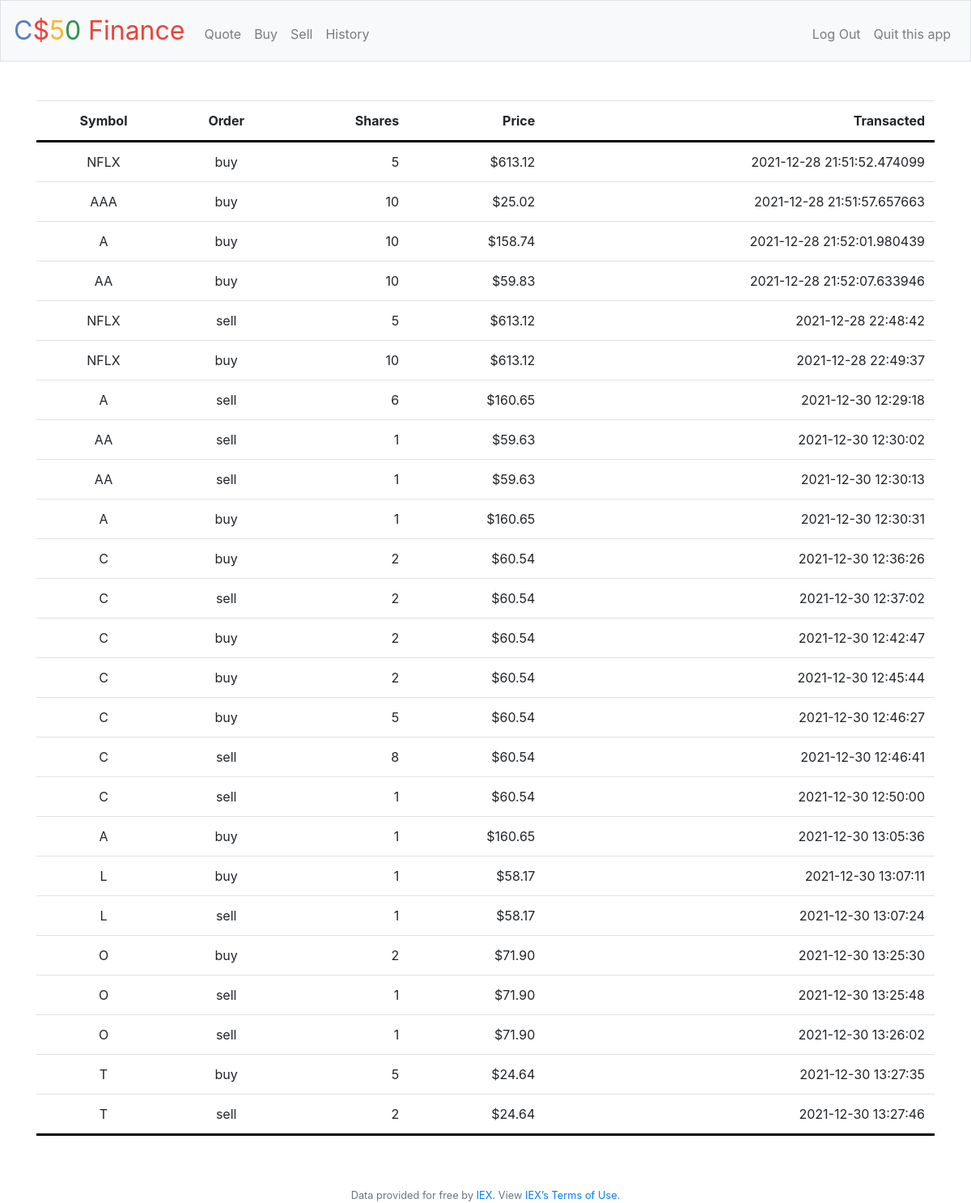
The page /history (signed in) on the database its author committed.
### tables this page shows
CREATE TABLE transaction_records(id integer primary key autoincrement, user_id integer, action text, shares real, price real, company_name text, symbol text, transaction_datetime text, foreign key (user_id) references users(id));

### app.py (the view)
@app.route("/history")
@login_required
def history():
    db = get_db()
    curs = db.cursor()
    curs.execute(
        """SELECT symbol, action, shares, price, transaction_datetime as t_time
        FROM transaction_records WHERE user_id=?""", (session["user_id"],)
    )
    transaction_records = curs.fetchall()
    if not transaction_records:
        return render_template(
            "history.html", message="You haven't bought or sold yet."
        )
    return render_template("history.html", transaction_records=transaction_records)

### app.py (called while the page is built)
@app.after_request
def after_request(response):
    response.headers["Cache-Control"] = "no-cache, no-store, must-revalidate"
    response.headers["Expires"] = 0
    response.headers["Pragma"] = "no-cache"
    return response

@app.teardown_appcontext
def close_connection(exception):
    db = getattr(g, '_database', None)
    if db is not None:
        db.close()

### helpers.py (called while the page is built)
def get_db():
    db = getattr(g, '_database', None)
    if db is None:
        db = g._database = sqlite3.connect('finance.db')
        db.row_factory = dict_factory
    return db

def dict_factory(cursor, row):
    d = {}
    for idx, col in enumerate(cursor.description):
        d[col[0]] = row[idx]
    return d

def login_required(f):
    @wraps(f)
    def decorated_function(*args, **kwargs):
        if session.get("user_id") is None:
            return redirect("/login")
        return f(*args, **kwargs)
    return decorated_function

def usd(value):
    return f"${value:,.2f}"

### templates/history.html (shortened to what this page needs)
{% extends "layout.html" %}
{% block main %}
    <table class="table tablestriped">
        <thead>
            <tr>
                <th class="text-start">Symbol</th>
                <th class="text-start">Order</th>
                <th class="text-end">Shares</th>
                <th class="text-end">Price</th>
                <th class="text-end">Transacted</th>
            </tr>
        </thead>
        <tbody>
            {% if transaction_records %}
                {% for t_record in transaction_records %}
                    <tr>
                        <td class="text-start">{{ t_record["symbol"] }}</td>
                        <td class="text-start">{{ t_record["action"] }}</td>
                        <td class="text-end">{{ t_record["shares"] | int | abs }}</td>
                        <td class="text-end">{{ t_record["price"] | usd }}</td>
                        <td class="text-end">{{ t_record["t_time"] }}</td>
                    </tr>
                {% endfor %}
            {% endif %}
        </tbody>
    </table>
{% endblock %}

### templates/layout.html (shortened to what this page needs)
<!DOCTYPE html>
<html lang="en">
    <head>
        <link rel="stylesheet" href="https://cdn.jsdelivr.net/npm/bootstrap@4.5.3/dist/css/bootstrap.min.css">
        <link href="/static/styles.css" rel="stylesheet">
    </head>
    <body>
        <nav class="navbar navbar-expand-md navbar-light bg-light border">
            <a class="navbar-brand" href="/"><span class="blue">C</span><span class="red">$</span><span class="yellow">5</span><span class="green">0</span> <span class="red">Finance</span></a>
            <div class="collapse navbar-collapse" id="navbar">
                {% if session.user_id %}
                    <ul class="navbar-nav mr-auto mt-2">
                        <li class="nav-item"><a class="nav-link" href="/quote">Quote</a></li>
                        <li class="nav-item"><a class="nav-link" href="/buy">Buy</a></li>
                        <li class="nav-item"><a class="nav-link" href="/sell">Sell</a></li>
                        <li class="nav-item"><a class="nav-link" href="/history">History</a></li>
                    </ul>
                    <ul class="navbar-nav ml-auto mt-2">
                        <li class="nav-item"><a class="nav-link" href="/logout">Log Out</a></li>
                        <li class="nav-item"><a class="nav-link" href="/quit">Quit this app</a></li>
                    </ul>
                {% else %}
                    <ul class="navbar-nav ml-auto mt-2">
                        <li class="nav-item"><a class="nav-link" href="/register">Register</a></li>
                        <li class="nav-item"><a class="nav-link" href="/login">Log In</a></li>
                    </ul>
                {% endif %}
            </div>
        </nav>
        <main class="container py-5 text-center">
            {% block main %}{% endblock %}
        </main>
        <footer class="small text-center text-muted">
            Data provided for free by <a href="https://iextrading.com/developer">IEX</a>. View <a href="https://iextrading.com/api-exhibit-a/">IEX’s Terms of Use</a>.
        </footer>
    </body>
</html>

### static/styles.css (style rules this page uses)
nav .navbar-brand { font-size: xx-large; }
nav .navbar-brand .blue { color: #537fbe; }
nav .navbar-brand .red { color: #ea433b; }
nav .navbar-brand .yellow { color: #f5b82e; }
nav .navbar-brand .green { color: #2e944b; }
main { overflow-x: auto; text-align: center; }
tbody { border-top: 3px solid #000000; border-bottom: 3px solid #000000; }
.text-end { text-align: right !important; }

### rows shown on the page
transaction_records: symbol "NFLX", action "buy", shares|abs "5", price "$613.12", t_time "2021-12-28 21:51:52.474099"
transaction_records: symbol "AAA", action "buy", shares|abs "10", price "$25.02", t_time "2021-12-28 21:51:57.657663"
transaction_records: symbol "A", action "buy", shares|abs "10", price "$158.74", t_time "2021-12-28 21:52:01.980439"
transaction_records: symbol "AA", action "buy", shares|abs "10", price "$59.83", t_time "2021-12-28 21:52:07.633946"
transaction_records: symbol "NFLX", action "sell", shares|abs "5", price "$613.12", t_time "2021-12-28 22:48:42"
transaction_records: symbol "NFLX", action "buy", shares|abs "10", price "$613.12", t_time "2021-12-28 22:49:37"
transaction_records: symbol "A", action "sell", shares|abs "6", price "$160.65", t_time "2021-12-30 12:29:18"
transaction_records: symbol "AA", action "sell", shares|abs "1", price "$59.63", t_time "2021-12-30 12:30:02"
transaction_records: symbol "AA", action "sell", shares|abs "1", price "$59.63", t_time "2021-12-30 12:30:13"
transaction_records: symbol "A", action "buy", shares|abs "1", price "$160.65", t_time "2021-12-30 12:30:31"
transaction_records: symbol "C", action "buy", shares|abs "2", price "$60.54", t_time "2021-12-30 12:36:26"
transaction_records: symbol "C", action "sell", shares|abs "2", price "$60.54", t_time "2021-12-30 12:37:02"
transaction_records: symbol "C", action "buy", shares|abs "2", price "$60.54", t_time "2021-12-30 12:42:47"
transaction_records: symbol "C", action "buy", shares|abs "2", price "$60.54", t_time "2021-12-30 12:45:44"
transaction_records: symbol "C", action "buy", shares|abs "5", price "$60.54", t_time "2021-12-30 12:46:27"
transaction_records: symbol "C", action "sell", shares|abs "8", price "$60.54", t_time "2021-12-30 12:46:41"
transaction_records: symbol "C", action "sell", shares|abs "1", price "$60.54", t_time "2021-12-30 12:50:00"
transaction_records: symbol "A", action "buy", shares|abs "1", price "$160.65", t_time "2021-12-30 13:05:36"
transaction_records: symbol "L", action "buy", shares|abs "1", price "$58.17", t_time "2021-12-30 13:07:11"
transaction_records: symbol "L", action "sell", shares|abs "1", price "$58.17", t_time "2021-12-30 13:07:24"
transaction_records: symbol "O", action "buy", shares|abs "2", price "$71.90", t_time "2021-12-30 13:25:30"
transaction_records: symbol "O", action "sell", shares|abs "1", price "$71.90", t_time "2021-12-30 13:25:48"
transaction_records: symbol "O", action "sell", shares|abs "1", price "$71.90", t_time "2021-12-30 13:26:02"
transaction_records: symbol "T", action "buy", shares|abs "5", price "$24.64", t_time "2021-12-30 13:27:35"
transaction_records: symbol "T", action "sell", shares|abs "2", price "$24.64", t_time "2021-12-30 13:27:46"
